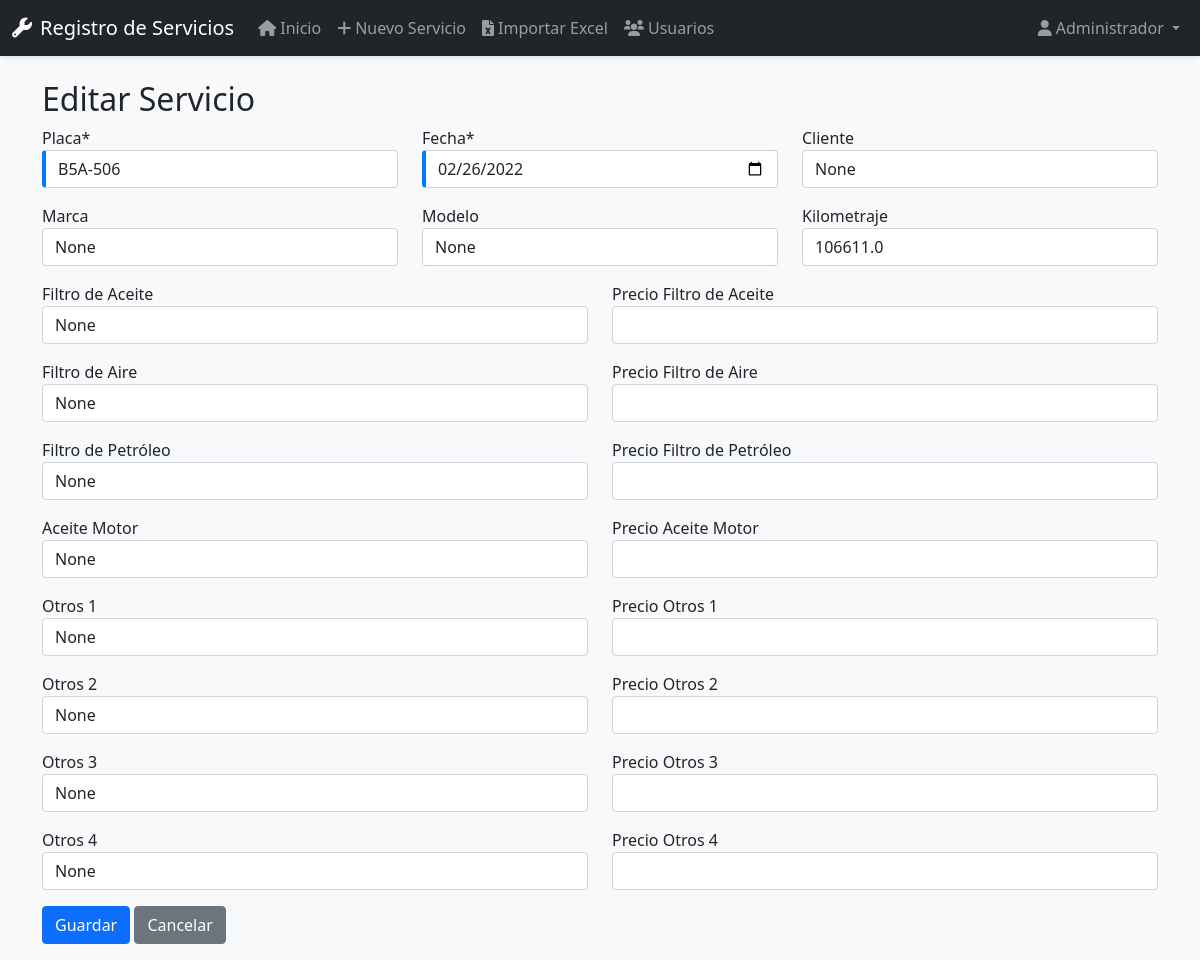
Screenshot of /servicio/editar/3 (signed in) with the database file from the repository.
### app.py (models this page shows, shortened)
class Usuario(UserMixin, db.Model):
    id = db.Column(db.Integer, primary_key=True)
    username = db.Column(db.String(80), unique=True, nullable=False)
    password_hash = db.Column(db.String(120), nullable=False)
    nombre = db.Column(db.String(100))
    es_admin = db.Column(db.Boolean, default=False)

class Servicio(db.Model):
    id = db.Column(db.Integer, primary_key=True)
    placa = db.Column(db.String(20), nullable=False)
    fecha = db.Column(db.Date, nullable=False)
    cliente = db.Column(db.String(100))
    marca = db.Column(db.String(50))
    modelo = db.Column(db.String(50))
    kilometraje = db.Column(db.Float)
    filtro_aceite = db.Column(db.String(20))
    precio_filtro_aceite = db.Column(db.Float)
    filtro_aire = db.Column(db.String(20))
    precio_filtro_aire = db.Column(db.Float)
    filtro_petroleo = db.Column(db.String(20))
    precio_filtro_petroleo = db.Column(db.Float)
    aceite_motor = db.Column(db.String(50))
    precio_aceite_motor = db.Column(db.Float)
    otros_1 = db.Column(db.String(100))
    precio_otros_1 = db.Column(db.Float)
    otros_2 = db.Column(db.String(100))
    precio_otros_2 = db.Column(db.Float)
    otros_3 = db.Column(db.String(100))
    precio_otros_3 = db.Column(db.Float)
    otros_4 = db.Column(db.String(100))
    precio_otros_4 = db.Column(db.Float)
    total = db.Column(db.Float)
    usuario_id = db.Column(db.Integer, db.ForeignKey('usuario.id'))
    usuario = db.relationship('Usuario', backref=db.backref('servicios', lazy=True))

### app.py (the view, shortened to what this page needs)
@app.route('/servicio/editar/<int:id>', methods=['GET', 'POST'])
@login_required
def editar_servicio(id):
    servicio = Servicio.query.get_or_404(id)
    return render_template('form_servicio.html', servicio=servicio)

### app.py (called while the page is built)
@login_manager.user_loader
def load_user(user_id):
    return Usuario.query.get(int(user_id))

### templates/form_servicio.html (shortened to what this page needs)
{% extends "base.html" %}
{% block content %}
<div class="row">
    <div class="col-md-12">
        <h2>{{ 'Editar' if servicio else 'Nuevo' }} Servicio</h2>
        <form method="POST" class="needs-validation" novalidate>
            <div class="row">
                <div class="col-md-4 mb-3">
                    <label for="placa">Placa*</label>
                    <input type="text" class="form-control" id="placa" name="placa" value="{{ servicio.placa if servicio else '' }}" required>
                </div>
                <div class="col-md-4 mb-3">
                    <label for="fecha">Fecha*</label>
                    <input type="date" class="form-control" id="fecha" name="fecha" value="{{ servicio.fecha.strftime('%Y-%m-%d') if servicio and servicio.fecha else '' }}" required>
                </div>
                <div class="col-md-4 mb-3">
                    <label for="cliente">Cliente</label>
                    <input type="text" class="form-control" id="cliente" name="cliente" value="{{ servicio.cliente if servicio else '' }}">
                </div>
            </div>
            <div class="row">
                <div class="col-md-4 mb-3">
                    <label for="marca">Marca</label>
                    <input type="text" class="form-control" id="marca" name="marca" value="{{ servicio.marca if servicio else '' }}">
                </div>
                <div class="col-md-4 mb-3">
                    <label for="modelo">Modelo</label>
                    <input type="text" class="form-control" id="modelo" name="modelo" value="{{ servicio.modelo if servicio else '' }}">
                </div>
                <div class="col-md-4 mb-3">
                    <label for="kilometraje">Kilometraje</label>
                    <input type="number" step="0.01" class="form-control" id="kilometraje" name="kilometraje" value="{{ servicio.kilometraje if servicio else '' }}">
                </div>
            </div>
            <div class="row">
                <div class="col-md-6 mb-3">
                    <label for="filtro_aceite">Filtro de Aceite</label>
                    <input type="text" class="form-control" id="filtro_aceite" name="filtro_aceite" value="{{ servicio.filtro_aceite if servicio else '' }}">
                </div>
                <div class="col-md-6 mb-3">
                    <label for="precio_filtro_aceite">Precio Filtro de Aceite</label>
                    <input type="number" step="0.01" class="form-control" id="precio_filtro_aceite" name="precio_filtro_aceite" value="{{ servicio.precio_filtro_aceite if servicio else '' }}">
                </div>
            </div>
            <div class="row">
                <div class="col-md-6 mb-3">
                    <label for="filtro_aire">Filtro de Aire</label>
                    <input type="text" class="form-control" id="filtro_aire" name="filtro_aire" value="{{ servicio.filtro_aire if servicio else '' }}">
                </div>
                <div class="col-md-6 mb-3">
                    <label for="precio_filtro_aire">Precio Filtro de Aire</label>
                    <input type="number" step="0.01" class="form-control" id="precio_filtro_aire" name="precio_filtro_aire" value="{{ servicio.precio_filtro_aire if servicio else '' }}">
                </div>
            </div>
            <div class="row">
                <div class="col-md-6 mb-3">
                    <label for="filtro_petroleo">Filtro de Petróleo</label>
                    <input type="text" class="form-control" id="filtro_petroleo" name="filtro_petroleo" value="{{ servicio.filtro_petroleo if servicio else '' }}">
                </div>
                <div class="col-md-6 mb-3">
                    <label for="precio_filtro_petroleo">Precio Filtro de Petróleo</label>
                    <input type="number" step="0.01" class="form-control" id="precio_filtro_petroleo" name="precio_filtro_petroleo" value="{{ servicio.precio_filtro_petroleo if servicio else '' }}">
                </div>
            </div>
            <div class="row">
                <div class="col-md-6 mb-3">
                    <label for="aceite_motor">Aceite Motor</label>
                    <input type="text" class="form-control" id="aceite_motor" name="aceite_motor" value="{{ servicio.aceite_motor if servicio else '' }}">
                </div>
                <div class="col-md-6 mb-3">
                    <label for="precio_aceite_motor">Precio Aceite Motor</label>
                    <input type="number" step="0.01" class="form-control" id="precio_aceite_motor" name="precio_aceite_motor" value="{{ servicio.precio_aceite_motor if servicio else '' }}">
                </div>
            </div>
            <div class="row">
                <div class="col-md-6 mb-3">
                    <label for="otros_1">Otros 1</label>
                    <input type="text" class="form-control" id="otros_1" name="otros_1" value="{{ servicio.otros_1 if servicio else '' }}">
                </div>
                <div class="col-md-6 mb-3">
                    <label for="precio_otros_1">Precio Otros 1</label>
                    <input type="number" step="0.01" class="form-control" id="precio_otros_1" name="precio_otros_1" value="{{ servicio.precio_otros_1 if servicio else '' }}">
                </div>
            </div>
            <div class="row">
                <div class="col-md-6 mb-3">
                    <label for="otros_2">Otros 2</label>
                    <input type="text" class="form-control" id="otros_2" name="otros_2" value="{{ servicio.otros_2 if servicio else '' }}">
                </div>
                <div class="col-md-6 mb-3">
                    <label for="precio_otros_2">Precio Otros 2</label>
                    <input type="number" step="0.01" class="form-control" id="precio_otros_2" name="precio_otros_2" value="{{ servicio.precio_otros_2 if servicio else '' }}">
                </div>
            </div>
            <div class="row">
                <div class="col-md-6 mb-3">
                    <label for="otros_3">Otros 3</label>
                    <input type="text" class="form-control" id="otros_3" name="otros_3" value="{{ servicio.otros_3 if servicio else '' }}">
                </div>
                <div class="col-md-6 mb-3">
                    <label for="precio_otros_3">Precio Otros 3</label>
                    <input type="number" step="0.01" class="form-control" id="precio_otros_3" name="precio_otros_3" value="{{ servicio.precio_otros_3 if servicio else '' }}">
                </div>
            </div>
            <div class="row">
                <div class="col-md-6 mb-3">
                    <label for="otros_4">Otros 4</label>
                    <input type="text" class="form-control" id="otros_4" name="otros_4" value="{{ servicio.otros_4 if servicio else '' }}">
                </div>
                <div class="col-md-6 mb-3">
                    <label for="precio_otros_4">Precio Otros 4</label>
                    <input type="number" step="0.01" class="form-control" id="precio_otros_4" name="precio_otros_4" value="{{ servicio.precio_otros_4 if servicio else '' }}">
                </div>
            </div>
            <button type="submit" class="btn btn-primary">Guardar</button>
            <a href="{{ url_for('index') }}" class="btn btn-secondary">Cancelar</a>
        </form>
    </div>
</div>
{% endblock %}

### templates/base.html (shortened to what this page needs)
<!DOCTYPE html>
<html lang="es">
<head>
    <link href="https://cdn.jsdelivr.net/npm/bootstrap@5.1.3/dist/css/bootstrap.min.css" rel="stylesheet">
    <link href="https://cdnjs.cloudflare.com/ajax/libs/font-awesome/6.0.0/css/all.min.css" rel="stylesheet">
    <link rel="stylesheet" href="{{ url_for('static', filename='css/style.css') }}">
</head>
<body>
    <nav class="navbar navbar-expand-lg navbar-dark bg-dark">
        <div class="container-fluid">
            <a class="navbar-brand" href="{{ url_for('index') }}">
                <i class="fas fa-wrench me-2"></i>Registro de Servicios
            </a>
            <div class="collapse navbar-collapse" id="navbarNav">
                {% if current_user.is_authenticated %}
                <ul class="navbar-nav me-auto">
                    <li class="nav-item">
                        <a class="nav-link" href="{{ url_for('index') }}">
                            <i class="fas fa-home me-1"></i>Inicio
                        </a>
                    </li>
                    <li class="nav-item">
                        <a class="nav-link" href="{{ url_for('nuevo_servicio') }}">
                            <i class="fas fa-plus me-1"></i>Nuevo Servicio
                        </a>
                    </li>
                    <li class="nav-item">
                        <a class="nav-link" href="{{ url_for('importar_excel') }}">
                            <i class="fas fa-file-excel me-1"></i>Importar Excel
                        </a>
                    </li>
                    {% if current_user.es_admin %}
                    <li class="nav-item">
                        <a class="nav-link" href="{{ url_for('admin_usuarios') }}">
                            <i class="fas fa-users me-1"></i>Usuarios
                        </a>
                    </li>
                    {% endif %}
                </ul>
                <ul class="navbar-nav">
                    <li class="nav-item dropdown">
                        <a class="nav-link dropdown-toggle" href="#" id="navbarDropdown" role="button" data-bs-toggle="dropdown">
                            <i class="fas fa-user me-1"></i>{{ current_user.nombre }}
                        </a>
                    </li>
                </ul>
                {% endif %}
            </div>
        </div>
    </nav>
    <div class="container mt-4">
        {% block content %}{% endblock %}
    </div>
</body>
</html>

### static/css/style.css (style rules this page uses)
body { background-color: #f8f9fa; }
.navbar { margin-bottom: 20px; box-shadow: 0 2px 4px rgba(0,0,0,0.1); }
.form-control:required { border-left: 4px solid #007bff; }

### rows the page displays
Usuario: nombre "Administrador"
Servicio: placa "B5A-506", fecha "02/26/2022", cliente "None", marca "None", modelo "None", kilometraje "106611.0", filtro_aceite "None", filtro_aire "None", filtro_petroleo "None", aceite_motor "None", otros_1 "None", otros_2 "None", otros_3 "None", otros_4 "None"

### other values shown
{{ 'Editar' if servicio else 'Nuevo' }} "Editar"
